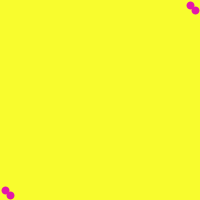
Frame 1 (no input)
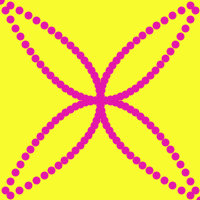
Frame 60 (the mouse pressed at the canvas centre just before this capture)
Frame 120 (the mouse held since frame 60 and released just before this capture): identical to frame 60, image omitted

The Processing sketch that drew these frames (run headless with seeded random() and noise(); from frame 60 on, the mouse is pressed at the canvas centre):

// Processing sketch: processing_96416
// ── processing_96416.pde

int x=-100;
 int y=05;
 void setup (){
  size (200, 200);
  background (248,252,46);
}
     
 void draw (){
  int spacing= 5;
  int endegs= 200;
  stroke (227,23,169);
  strokeWeight(8);
    x=x+spacing;
    point (x+100,x*x/100+100);
     point (-x+100,-x*x/100+100);
      point (x*x/100+100, x+100);
     point (-x*x/100+100, -x+100);
     
       
  }
